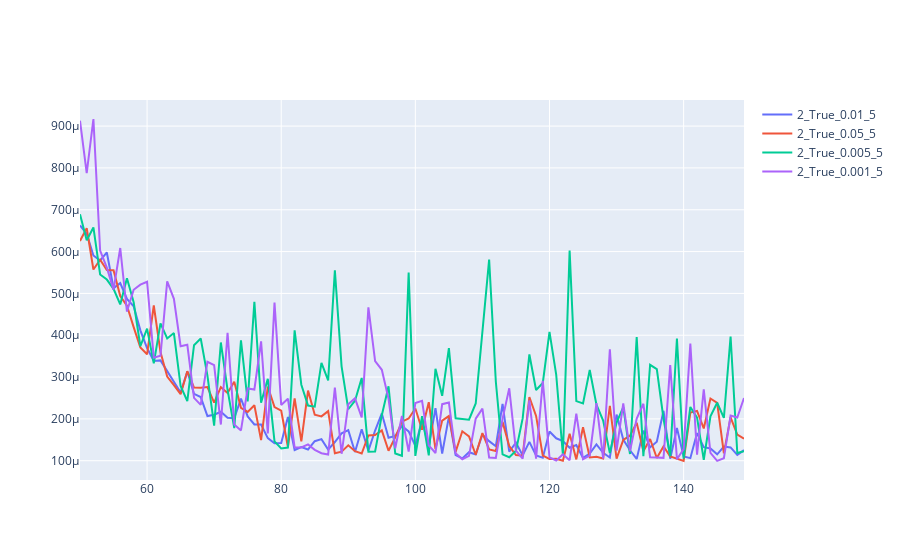

Notebook cell for this chart:
### Code cell
import plotly.graph_objs as go
import plotly.express as px

fig = go.Figure()

for combination, losses in results.items():
    scatter = go.Scatter(
        x=list(range(len(losses)))[50:],
        y=losses[50:],
        mode='lines',
        name=combination,
        hovertext=combination
        )
    
    fig.add_trace(scatter)

fig.show()
